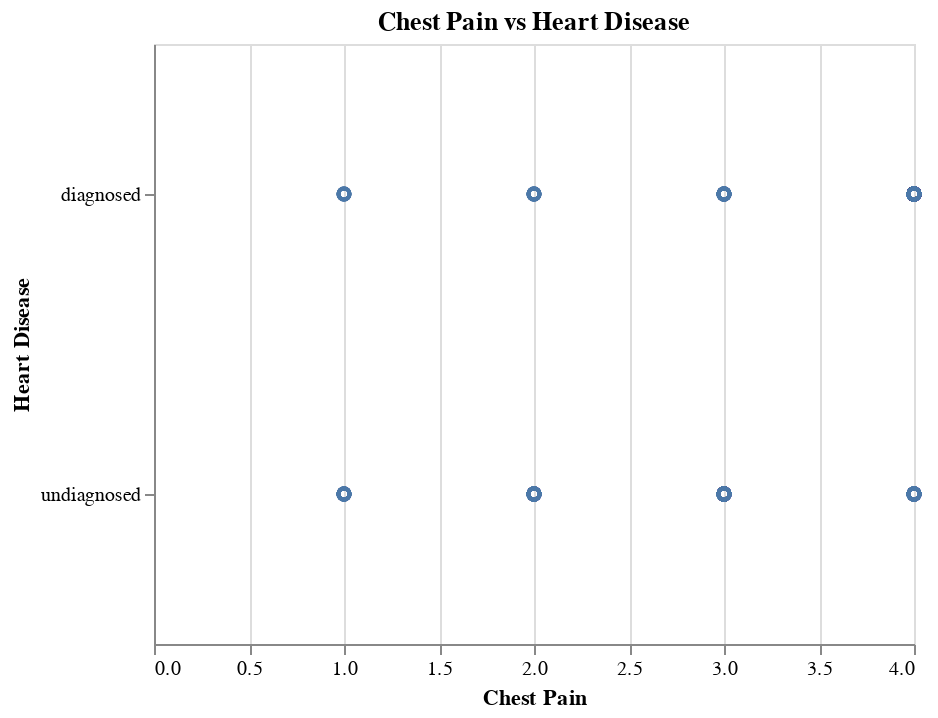

Here is the notebook cell this chart was saved with:
### Code cell
chest_pain_graph = (
    alt.Chart(heart_disease_data, title = "Chest Pain vs Heart Disease") #barplot because it’s a scale 1 - 4
    .mark_point()
    .encode(
        x=alt.X("chest_pain", title= "Chest Pain"), 
        y=alt.Y("heart_disease", title= "Heart Disease")
    ).properties(width=380, height=300)
)
chest_pain_graph

### Figure 1 — Vega-Lite specification as saved in the notebook (floating-point values rounded to 4 significant figures; data arrays with more than 128 entries replaced by an {"elided": "..."} marker saying what was removed)
{"config": {"view": {"continuousWidth": 400, "continuousHeight": 300}}, "data": {"name": "data-d97bc0de9cd967ceb55bfed1c69299e0"}, "mark": "point", "encoding": {"x": {"field": "chest_pain", "title": "Chest Pain", "type": "quantitative"}, "y": {"field": "heart_disease", "title": "Heart Disease", "type": "nominal"}}, "height": 300, "title": "Chest Pain vs Heart Disease", "width": 380, "$schema": "https://vega.github.io/schema/vega-lite/v4.17.0.json", "datasets": {"data-d97bc0de9cd967ceb55bfed1c69299e0": {"elided": "303 records"}}}
